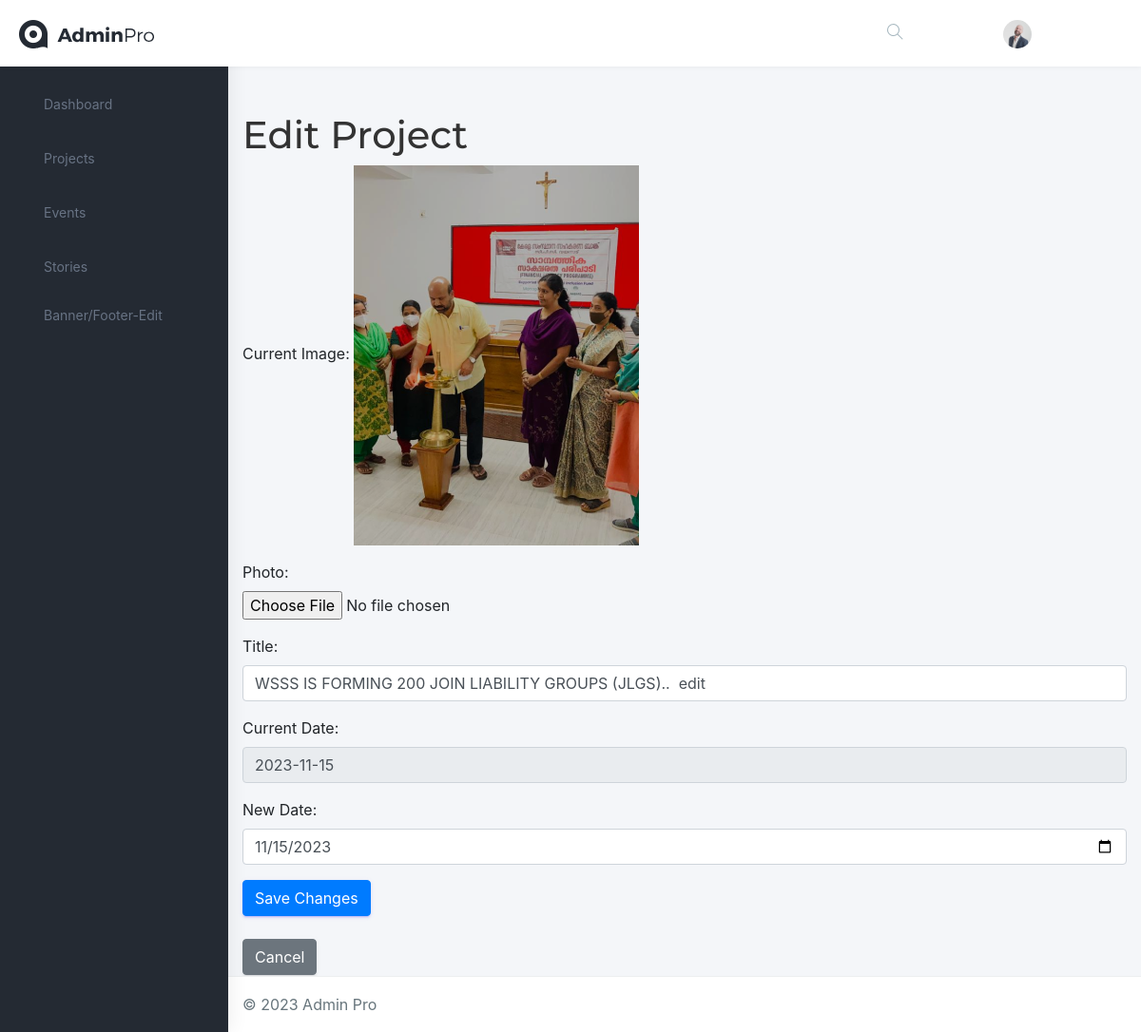
/project/1/edit/, run on an earlier commit of the app's database.
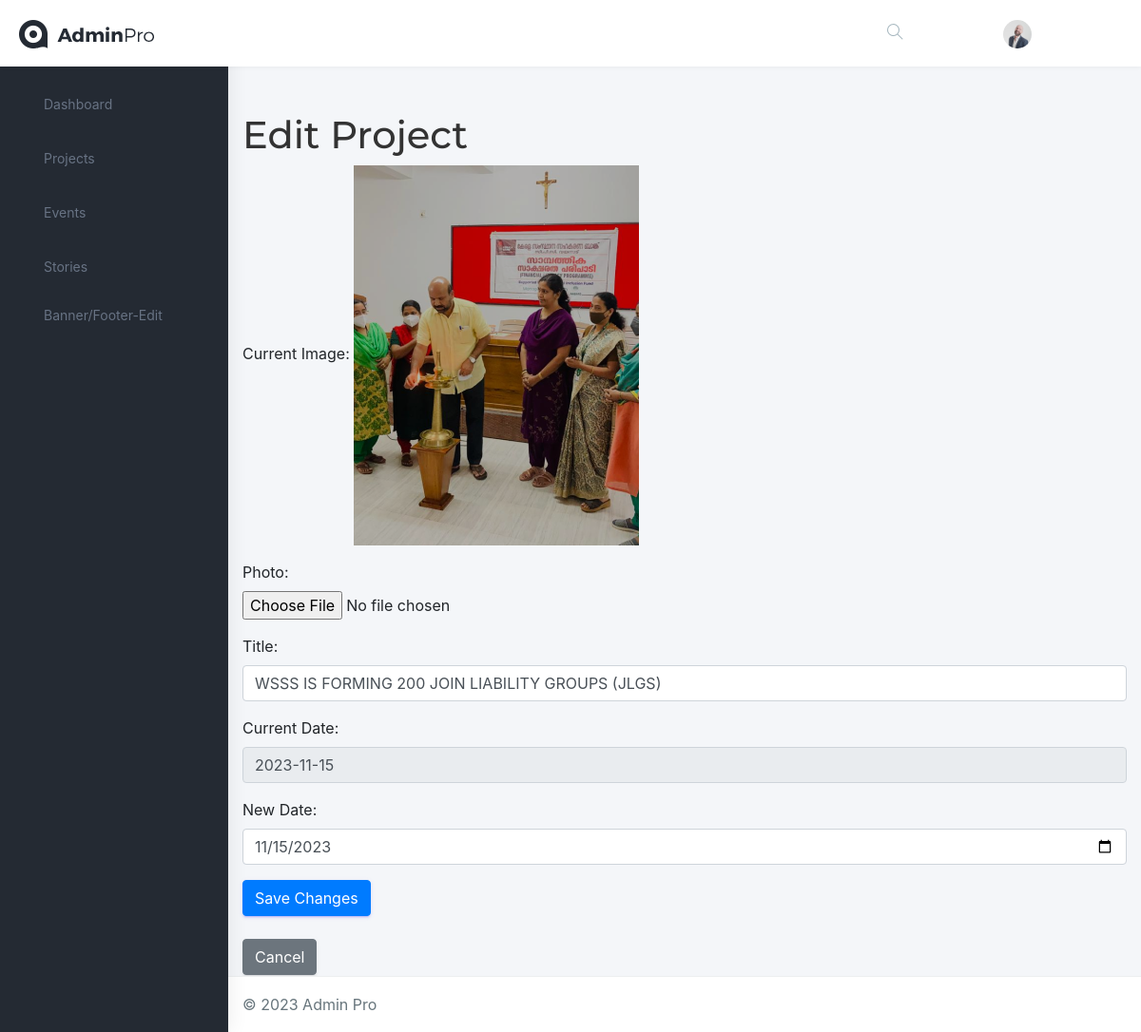
And on a later commit of the database.
### adminapp/models.py (models this page shows)
class Project(models.Model):
    photo = models.ImageField(upload_to='project_photos/')
    title = models.CharField(max_length=100)
    date = models.DateField()
    created_at = models.DateTimeField(auto_now_add=True)

### adminapp/views.py (the view, shortened to what this page needs)
# urls.py: path('project/<int:pk>/edit/', project_edit, name='project_edit'),
def project_edit(request, pk):
    project = get_object_or_404(Project, pk=pk)
    return render(request, 'events/edit_project.html', {'project': project})

### templates/events/edit_project.html (shortened to what this page needs)
{% extends 'base.html' %}
{% block content %}
<!DOCTYPE html>
<html lang="en">
<head>
    <link rel="stylesheet" href="https://stackpath.bootstrapcdn.com/bootstrap/4.3.1/css/bootstrap.min.css">
</head>
<body>
    <div class="container mt-5">
        <h1>Edit Project</h1>
        <form method="post" enctype="multipart/form-data">
            <div class="form-group" id="currentImageContainer">
                {% if project.photo %}
                    <label>Current Image:</label>
                    <img src="{{ project.photo.url }}" alt="Current Project Image" style="max-width: 300px;">
                {% endif %}
            </div>
            <div class="form-group">
                <label for="photo">Photo:</label>
                <input type="file" class="form-control-file" name="photo" id="photo" accept="image/*" value="{{ project.photo }}">
            </div>
            <div class="form-group">
                <label for="title">Title:</label>
                <input type="text" class="form-control" name="title" id="title" value="{{ project.title }}">
            </div>
            <div class="form-group" id="currentDateContainer">
                {% if project.date %}
                    <label>Current Date:</label>
                    <input type="text" class="form-control" value="{{ project.date|date:'Y-m-d' }}" readonly>
                    {% endif %}
            </div>
            <div class="form-group">
                <label for="date">New Date:</label>
                <input type="date" class="form-control" name="date" id="date" value="{{ project.date|date:'Y-m-d' }}" title="Enter a date in the format YYYY-MM-DD">
            </div>
            <button type="submit" class="btn btn-primary">Save Changes</button>
        </form>
        <br>
        <a href="{% url 'index' %}" class="btn btn-secondary">Cancel</a>
    </div>
</body>
</html>
{% endblock %}

What changed in the data, as far as the page shows it:
changed Project: title "WSSS IS FORMING 200 JOIN LIABILITY GROUPS (JLGS).. edit" → "WSSS IS FORMING 200 JOIN LIABILITY GROUPS (JLGS)"
